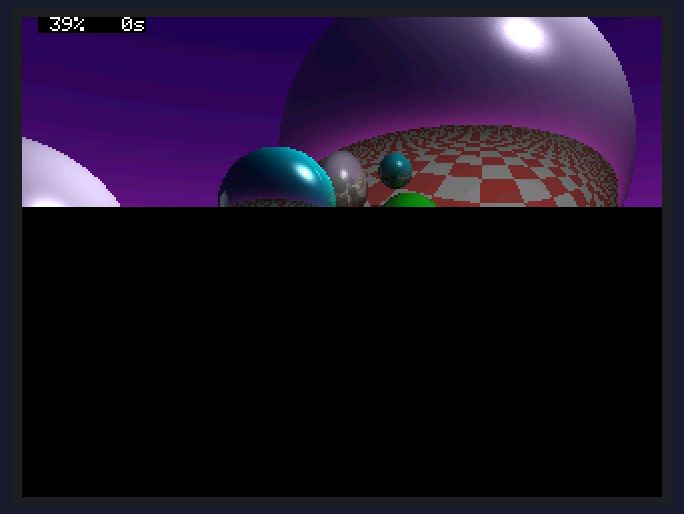
A sketch run on a simulated ESP8266 (NodeMCU). Parts: 320×240 colour display. What the sketch prints to the serial monitor is not drawn.

Above: at 0.7 s.
At 1.1 s:
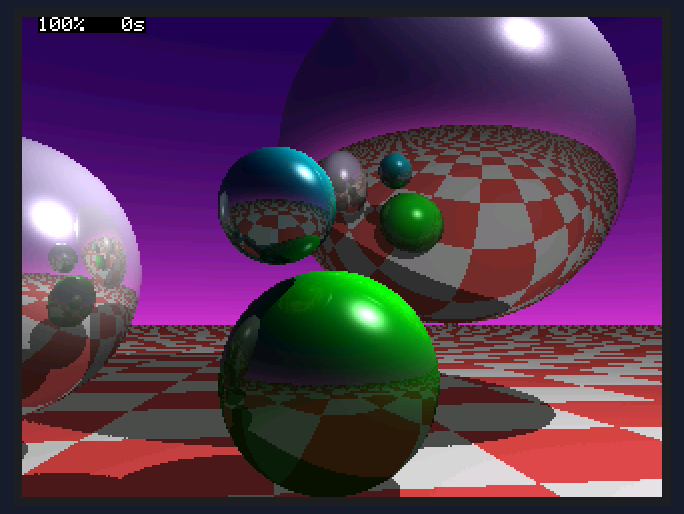

The sketch:

TFT22_raytrace.ino
```cpp
/*
CONNECTIONS:
------------
STM32:
Board: STM32F103C
Upload via serial

For programming via serial:
  PA9 /TX to PC RX
  PA10/RX to PC TX
  3V3
  GND

 STM32 SPI1 pins:
  PA4 CS1
  PA5 SCK1
  PA6 MISO1
  PA7 MOSI1

  PA11 RST
  PA12 DC

TFT2.2 ILI9341 from top left:
  MISO  PA6
  LED   +3.3V
  SCK   PA5
  MOSI  PA7
  DC    PA12
  RST   PA11 or +3V3
  CS    PA4
  GND   GND
  VCC   +3.3V

ESP8266:
Board: ESP8266 NodeMCU, 80 or 160MHz

TFT2.2 ILI9341 from top left:
  MISO  D6 (HMISO/GPIO12)
  LED   +3.3V
  SCK   D5 (HSCLK/GPIO14)
  MOSI  D7 (HMOSI/GPIO13)
  DC    D4 (GPIO2)
  RST   RST or 3V3
  CS    D1 (GPIO5)
  GND   GND
  VCC   +3.3V
*/

/*
Rendering times:
----------------
AVR@16      320x240x1 1S 293s nodraw 280s/270s
AVR@16      320x240x1 8S 2213s

STM32@72    320x240x1 1S 52s nodraw 49s/51s
STM32@72    320x240x1 8S 403s

ESP8266@80  320x240x1 1S 65s nodraw 61s  (72s using slow lib)
ESP8266@160 320x240x1 1S 33s nodraw 30s  (37s using slow lib)
ESP8266@80  320x240x1 8S ??? reboot
ESP8266@160 320x240x1 8S 246s
*/

#include "SPI.h"

// Below ifdefs should work automaticaly but there must be a bug in Arduino 1.6.5 IDE because some conditions are wrong
// so in such case comment/uncomment below blocks manually

// STM32
//#if defined (__STM32F1__)
//#include <Adafruit_GFX_AS.h>
//#include <Adafruit_ILI9341_STM.h>
//#define TFT_CS  PA4
//#define TFT_DC  PA12
//#define TFT_RST PA11
//Adafruit_ILI9341_STM display = Adafruit_ILI9341_STM(TFT_CS, TFT_DC, TFT_RST);
//#endif

// Arduino
//#if defined (__AVR__)
//#include <Adafruit_GFX.h>
//#include <Adafruit_ILI9341.h>
//#define TFT_DC 5
//#define TFT_CS 4
//// RST connected to 3.3V to save pins
//Adafruit_ILI9341 display = Adafruit_ILI9341(TFT_CS, TFT_DC);
//#endif

// ESP8266
#ifdef ESP8266
#include "Adafruit_GFX.h"
#include "Adafruit_ILI9341.h"
#define TFT_DC 2
#define TFT_CS 5
Adafruit_ILI9341 display = Adafruit_ILI9341(TFT_CS, TFT_DC);
#endif

#define RGBTO565(_r, _g, _b) ((((_r) & B11111000)<<8) | (((_g) & B11111100)<<3) | ((_b) >>3))
#include "raytracer.h"

void setup() {
//  Serial.begin(115200);
  Serial.begin(9600);
  Serial.println("ILI9341 raytracing");

  display.begin();
  display.setTextColor(ILI9341_WHITE, ILI9341_BLACK);
  display.setTextSize(1);

  // read diagnostics (optional but can help debug problems)
  uint8_t x = display.readcommand8(ILI9341_RDMODE);
  Serial.print("Display Power Mode: 0x"); Serial.println(x, HEX);
  x = display.readcommand8(ILI9341_RDMADCTL);
  Serial.print("MADCTL Mode: 0x"); Serial.println(x, HEX);
  x = display.readcommand8(ILI9341_RDPIXFMT);
  Serial.print("Pixel Format: 0x"); Serial.println(x, HEX);
  x = display.readcommand8(ILI9341_RDIMGFMT);
  Serial.print("Image Format: 0x"); Serial.println(x, HEX);
  x = display.readcommand8(ILI9341_RDSELFDIAG);
  Serial.print("Self Diagnostic: 0x"); Serial.println(x, HEX);
  Serial.print("ScreenWidth:  "); Serial.println(display.width());
  Serial.print("ScreenHeight: "); Serial.println(display.height());

  display.setRotation(1);
  display.fillScreen(0);

  unsigned long t = millis();
  doRaytrace(1,320,240,1); // full 320x240 1 sample
//  doRaytrace(1,320,240,4); // fast preview
//  doRaytrace(1,320,240,2); // slower preview
//  doRaytrace(1,160,120,2); // quarter of the screen
//  doRaytrace(8);  // very high quality 320x240 antialiased, 8 samples
  Serial.println(F("Done!"));
  Serial.print(F("Time = "));
  Serial.print((millis() - t)/1000);
  Serial.println(F(" seconds"));
}


void loop(void) {
}
```

raytracer.h
```cpp
/*------------------------------------------------------------------------
  This is based on Paul Heckbert's "business card raytracer".
  His site is: http://www.cs.cmu.edu/~ph/

  I modified it a lot adding colors/materials, arbitrary sphere
  positions, etc.

  I also added some comments and made it readable. The original
  code was designed to be small enough to print on the back of
  a business card (hence the name) so it was very hard to read.

  FTB.
------------------------------------------------------------------------*/

/*------------------------------------------------------------------------
  (For non-arduino platforms)
------------------------------------------------------------------------*/
#ifndef PROGMEM
#define PROGMEM
float pgm_read_float(const float *f) {  return *f;  }
#endif

/*------------------------------------------------------------------------
  Values you can play with...
------------------------------------------------------------------------*/

// Position of the camera (nb. 'Z' is up/down)
static const float cameraX = 0.0;
static const float cameraY = 0.0;
static const float cameraZ = 3.0;

// What the camera is pointing at
static const float targetX = 1.0;
static const float targetY = 8.0;
static const float targetZ = 4.0;

// We cast this many rays per pixel for stochastic antialiasing and soft-shadows.
//
// Large numbers produce a nicer image but it runs a lot slower
//static const int raysPerPixel = 4;

// The camera's field of view, smaller=>zoom, larger=>wide angle
static const float fov = 0.45f;

// The size of the soft shadow, larger=>wider area
static const float shadowRegion = 0.125f;

/*------------------------------------------------------------------------
  Materials
------------------------------------------------------------------------*/
static const float ambient = 0.05f;
static const float materials[] PROGMEM = {
// R,    G,    B,   REFLECTIVITY
  0.8f, 0.8f, 0.8f,   0.5f,    // Mirror
//  1.0f, 0.0f, 0.0f,   0.3f,    // Red
  0.0f, 1.0f, 0.0f,   0.2f,    // Green
//  0.0f, 0.0f, 0.1f,   0.3f     // Dark blue
  0.0f, 0.8f, 0.8f,   0.3f     // Cyan
};

/*------------------------------------------------------------------------
  The spheres in the world
------------------------------------------------------------------------*/
#define NUM_SPHERES 4
static const float spheres[] PROGMEM = {
// center  radius material
   5,15,8,   5,     0,
  -6,12,4,   3,     0,
   1,10,2,   2,     1,
   0, 9,5,   1,     2
};

/*------------------------------------------------------------------------
  A 3D vector class
------------------------------------------------------------------------*/
struct vec3 {
  float x,y,z;  // Vector has three float attributes.
  vec3(){}
  vec3(float a, float b, float c){x=a;y=b;z=c;}
  vec3 operator+(const vec3& v) const { return vec3(x+v.x,y+v.y,z+v.z);  }    // Vector add
  vec3 operator-(const vec3& v) const { return (*this)+(v*-1);           }    // Vector subtract
  vec3 operator*(float s)       const { return vec3(x*s,y*s,z*s);        }    // Vector scale
  float operator%(const vec3& v)const { return x*v.x+y*v.y+z*v.z;        }    // Scalar product
  vec3 operator^(const vec3& v) const { return vec3(y*v.z-z*v.y, z*v.x-x*v.z, x*v.y-y*v.x);  } // Vector product
  vec3 operator!()              const { return *this*(1.0/sqrt(*this%*this));  }  // Normalized vector
  void operator+=(const vec3& v)      { x+=v.x;  y+=v.y;  z+=v.z;        }
  void operator*=(float s)            { x*=s;    y*=s;    z*=s;          }
};

// A ray...
struct ray {
  // This occupies 24 bytes - you could only fit 20 of these into
  // a Tiny85 even if you could use the entire RAM (which you can't...)
  vec3 o;  // Origin
  vec3 d;  // Direction
};

/*------------------------------------------------------------------------
  Intersect a ray with the world
  Return 'SKY' if no hit was found but ray goes upward
  Return 'FLOOR' if no hit was found but ray goes downward towards the floor
  Return a material index if a hit was found

  Distance to the hit is returned in 'distance'.
  The surface normal at the hit is returned in 'normal'
------------------------------------------------------------------------*/
// Values for 'SKY' and 'FLOOR'
static const byte SKY=255;
static const byte FLOOR=254;

byte trace(const ray& r, float& distance, vec3& normal)
{
  // Assume we didn't hit anything
  byte result = SKY;

  // Does the ray go downwards?
  float d = -r.o.z/r.d.z;
  if (d > 0.01) {
    // Yes, assume it hits the floor
    result = true;
    distance = d;
    result = FLOOR;
    normal = vec3(0,0,1);
  }

  // Test the objects in the scene to see if there's anything in the way
  for (byte i=0; i<NUM_SPHERES; ++i) {
    vec3 oc = r.o;
    // Read a sphere from progmem, calculate vector 'oc'
    const float *n = spheres+(i*5);
    oc.x -= pgm_read_float(n++);
    oc.y -= pgm_read_float(n++);
    oc.z -= pgm_read_float(n++);
    d = pgm_read_float(n++);  // Radius

    // Ray-sphere intersection test
    // Math is here: http://en.wikipedia.org/wiki/Line%E2%80%93sphere_intersection
    const float b = r.d%oc;        // I.(o-c)
    const float c = (oc%oc)-(d*d); // (o-c).(o-c) - r^2

    // Does the ray hit the sphere?
    d = (b*b)-c;
    if (d > 0) {
      // Yes, compute the distance to the hit
      d = (-b)-sqrt(d);

      // Is it the closest hit so far?
      if ((d > 0.01) and ((result==SKY) or (d<distance))) {
        // Yes, save results
        distance = d;
        normal = !(oc+r.d*d);
        result = byte(pgm_read_float(n));  // The sphere's material
      }
    }
  }
  return result;
}
float raise(float p, byte n)
{
  while (n--) {
    p = p*p;
  }
  return p;
}

/*----------------------------------------------------------
  Small, fast pseudo-random number generator

  I found this in a forum and I'm not sure who originally
  wrote it. It works very well though....

  If you wrote this then get in touch and I'll put
  your name here. :-)                              FTB.
----------------------------------------------------------*/
byte rngA, rngB, rngC, rngX;
byte randomByte()
{
  ++rngX;                        // X is incremented every round and is not affected by any other variable
  rngA = (rngA^rngC^rngX);       // note the mix of addition and XOR
  rngB = (rngB+rngA);            // And the use of very few instructions
  rngC = (rngC+(rngB>>1)^rngA);  // the right shift is to ensure that high-order bits from B can affect
  return rngC;
}

// A random float in the range [-0.5 ... 0.5]  (more or less)
float randomFloat()
{
  char r = char(randomByte());
  return float(r)/256.0;
}
#define RF randomFloat()
#define SH (RF*shadowRegion)

/*------------------------------------------------------------------------
  Sample the world and return the pixel color for a ray
------------------------------------------------------------------------*/
float sample(ray& r, vec3& color)
{
  // See if the ray hits anything in the world
  float t;  vec3& n = color;      // RAM is tight, use 'color' as temp workspace
  const byte hit = trace(r,t,n);

  // Did we hit anything
  if (hit == SKY) {
    // Generate a sky color if the ray goes upwards without hitting anything
    color = vec3(0.1f,0.0f,0.3f) + vec3(.7f,.2f,0.5f)*raise(1.0-r.d.z,2);
    return 0.0;
  }

  // New ray origin
  r.o += r.d*t;

  // Half vector
  const vec3 half = !(r.d+n*((n%r.d)*-2));

// Vector that points towards the light
  r.d = vec3(9+SH, 6+SH,16); // Where the light is
  r.d = !(r.d-r.o);          // Normalized light vector

  // Lambertian factor
  float d = r.d%n;    // Light vector % surface normal

  // See if we're in shadow
  if ((d<0) or (trace(r,t,n)!=SKY)) {
    d = 0;
  }

  // Did we hit the floor?
  if (hit == FLOOR) {
    // Yes, generate a floor color
    d=(d*0.2)+0.1;   t=d*3.0;  // d=dark, t=light
    color = vec3(t,t,t);       // Assume grey color
    t = 1.0f/5.0f;     // Floor tiles are 5m across
//    int fx = int(ceil(r.o.x*t));
//    int fy = int(ceil(r.o.y*t));
//    bool dark = ((fx+fy)&1)!=0;  // Light or dark color?
    bool dark = (((int)(ceil(r.o.x*t)+ceil(r.o.y*t)))&1);  // Light or dark color? -> fix for AVR compiler
    if (dark) { color.y = color.z = d; }        // g+b => dark => 'red'
    return 0;
  }

  // No, we hit the scene, read material color from progmem
  const float *mat = materials+(hit*4);
  color.x = pgm_read_float(mat++);
  color.y = pgm_read_float(mat++);
  color.z = pgm_read_float(mat++);

  // Specular light in 't'
  t = d;
  if (t > 0) {
    t = raise(r.d%half,5);
  }

  // Calculate total color using diffuse and specular components
  color *= d*d+ambient;  // Ambient+diffuse
  color += vec3(t,t,t);  // Specular

  // We need to trace a reflection ray...need to modify 'r' for the recursion
  r.d = half;
  return pgm_read_float(mat);    // Reflectivity of this material
}

/*------------------------------------------------------------------------
  Raytrace the entire image
------------------------------------------------------------------------*/
void doRaytrace(int raysPerPixel = 4, int dw = 320, int dh = 240, int q = 1)
{
  // Trace it
  int dw2=dw/2;;
  int dh2=dh/2;
  const float pixel =  fov/float(dh2);    // Size of one pixel on screen

  // Position/target of camera
  const vec3 camera = vec3(cameraX,cameraY,cameraZ);
  const vec3 target = vec3(targetX,targetY,targetZ);

  unsigned long t = millis();

  for (int y=0; y<dh; y+=q) {
    for (int x=0; x<dw; x+=q) {
      vec3 acc(0,0,0);     // Color accumulator
      for (int p=raysPerPixel; p--;) {
        ray r;  vec3 temp;
        float xpos = float(x-dw2), ypos=float(dh2-y);
        if (raysPerPixel>1) { xpos+=RF; ypos+=RF; }       // Stochastic antialiasing when RPP > 1

        // Calculate a ray through this pixel
        temp = !(target-camera);
        vec3& right = r.o;   right = !(temp^vec3(0,0,1));
        vec3& up = r.d;      up = !(right^temp);
        r.d = !(temp + ((right*xpos)+(up*ypos))*pixel);  // Ray direction
        r.o = camera;                                    // Ray starts at the camera

        // Sample the world, accumulate the color returned
        vec3& color = temp;
        float reflect1 = sample(r,color);
        acc += color;
        // 'sample()' would normally be recursive but there's not enough RAM to do that on a Tiny85...
        if (reflect1 > 0) {
          // ...so we do the 'recursion' manually
          float reflect2 = sample(r,color);
          acc += color*reflect1;
          if (reflect2 > 0) {
            // ...3 levels deep
            sample(r,color);
            acc += color*(reflect1*reflect2);
          }
        }
      }

      // Output the pixel
      acc = acc*(255.0/float(raysPerPixel));
      int r = acc.x;    if (r>255) { r=255; }
      int g = acc.y;    if (g>255) { g=255; }
      int b = acc.z;    if (b>255) { b=255; }
      if(q==1) display.drawPixel(x, y, RGBTO565(r,g,b));
      else display.fillRect(x, y, q, q, RGBTO565(r,g,b));
    }
// workaround for ESP8266 which reboots after staying too long in the loops (WTF-watchdog?)
#ifdef ESP8266
    delay(1);
#endif
    char buf[100];
    snprintf(buf,100,"%3d%% %3ds", (y+q)*100/dh, (millis()-t)/1000);
    display.setCursor(8,0);
    display.println(buf);
  }
}
```
